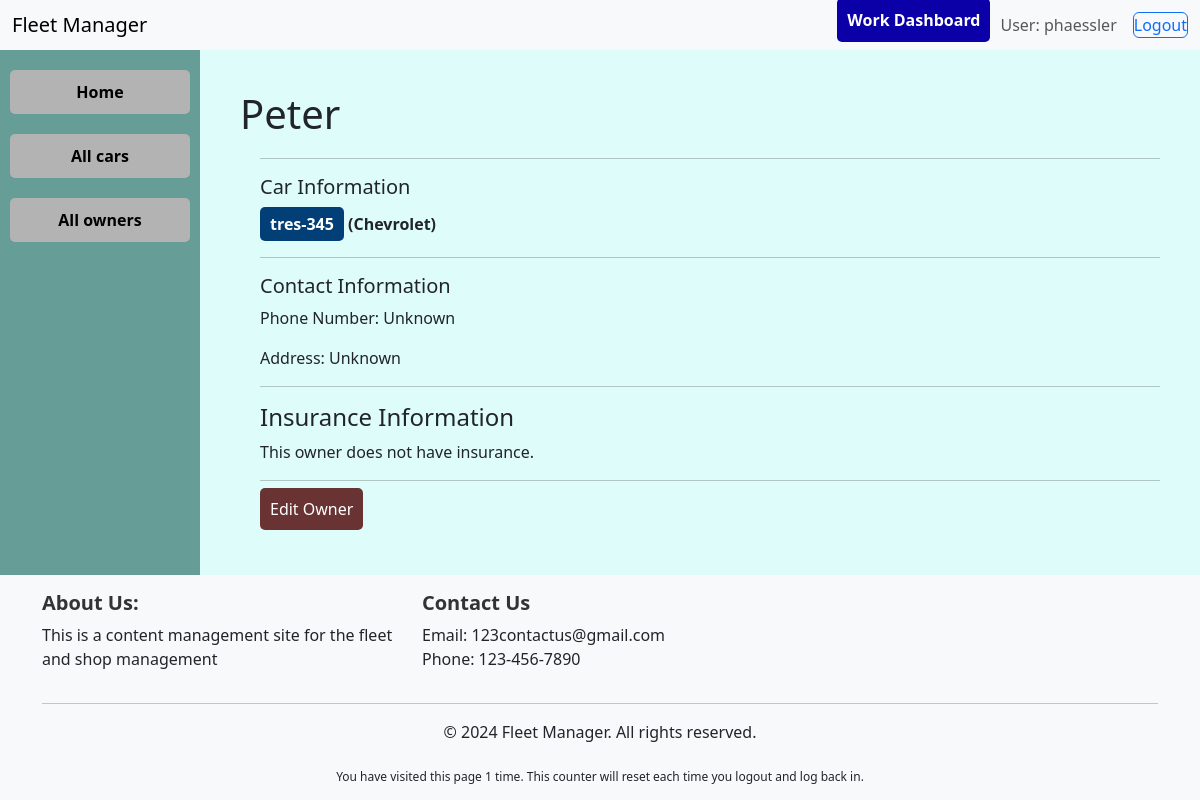
The app's page /catalog/owner/3/ (signed in) with its own data.
### catalog/models.py (models this page shows, shortened)
class Owner(models.Model):
    user = models.OneToOneField(User, on_delete=models.CASCADE, null=True, blank=True)
    first_name = models.CharField(
        max_length=100,
        help_text="Enter the owner's first name."
    )
    last_name = models.CharField(
        max_length=100,
        help_text="Enter the owner's last name."
    )
    phone_num = models.CharField(
        max_length=10,
        null=True,
        blank=True,
        default='Unknown"',
        help_text="Enter the owner's phone number without dashes (e.g., 1234567890). Maximum 10 digits."
    )
    address = models.TextField(
        max_length=300,
        null=True,
        blank=True,
        default='Unknown',
        help_text="Enter the owner's address. This can be a full street address."
    )
    has_insurance = models.BooleanField(
        default=False,
        help_text="Check if the owner has insurance for their vehicle."
    )
    insurance_provider = models.CharField(
        max_length=100,
        blank=True,
        default='Unknown',
        help_text="Enter the name of the insurance provider (if applicable)."
    )
    insurance_policy_number = models.CharField(
        max_length=50,
        blank=True,
        default='Unknown',
        help_text="Enter the insurance policy number (if applicable)."
    )
    class Meta: #orders the owners in the system as well as prevents duplicates
        ordering = ['last_name', 'first_name']
        unique_together = ['first_name', 'last_name', 'phone_num']

class CarInstance(models.Model):
    car = models.ForeignKey('CarMake', on_delete=models.RESTRICT, null=True)
    owner = models.ForeignKey('Owner', on_delete=models.RESTRICT, null=True)
    vinNum = models.CharField(
        max_length=17, blank=True, null=True,
        help_text="Enter the Vehicle Identification Number (VIN) for this vehicle. It must be exactly 17 characters."
    )
    modelYear = models.CharField(
        max_length=4,
        help_text="Enter the year this car model was manufactured (e.g., 2020)."
    )
    color = models.CharField(
        max_length=50,
        help_text="Enter the common name of the vehicle's color (e.g., Red) and its paint code."
    )
    license_plate = models.CharField(
        max_length=12,
        help_text="Enter the vehicle's license plate number. Maximum length is 12 characters."
    )
    due_back = models.DateField(
        null=True,
        blank=True,
        help_text="Enter the date by which the vehicle should be returned. Leave blank if not applicable."
    )
    mechanic_stat = models.ForeignKey(
        settings.AUTH_USER_MODEL,
        on_delete=models.SET_NULL,
        null=True,
        blank=True,
        help_text="Select the mechanic assigned to this vehicle, if applicable."
    )
    CAR_STATUS = (
        ('M', 'Maintenance'),
        ('O', 'Owner has vehicle in their possession'),
        ('S', 'Scrap or Parts vehicle'),
        ('A', 'Available'),
        ('R', 'Ready for release to owner'),
    )
    status = models.CharField(
        max_length=1,
        choices=CAR_STATUS,
        blank=True,
        default='A',
        help_text="Select the current status of the car: M (Maintenance), O (Owner has vehicle), S (Scrap), A (Available), R (Ready for release)."
    )
    class Meta:
        ordering = ['due_back']

class CarMake(models.Model):
    manuName = models.CharField(max_length=20, help_text="Enter the name of the car manufacturer (e.g., Toyota, Ford).")
    carModel = models.CharField(
        max_length=100, help_text="Enter the car model (e.g., Camry, F-150)."
    )
    vehicleType = models.ForeignKey(
        VehicleType,
        help_text="Select the type of vehicle this car belongs to (e.g., SUV, Sedan).",
        on_delete=models.RESTRICT,
        null=True
    )
    def __str__(self):
        return self.manuName

class FooterContent(models.Model):
    about_us = models.TextField(
        help_text="Enter a brief description of your company or website to display in the footer."
    )
    contact_email = models.EmailField(
        help_text="Enter the contact email address that users can reach out to."
    )
    contact_phone = models.CharField(
        max_length=15,
        help_text="Enter the contact phone number for customer inquiries."
    )

### catalog/views.py (the view)
# urls.py: path('owner/<int:pk>/', views.OwnerDetailView.as_view(), name='owner-detail'),
class OwnerDetailView(LoginRequiredMixin, UserPassesTestMixin, DetailView):
    model = Owner
    template_name = 'owner_management/owner_detail.html'
    def test_func(self):
        owner = self.get_object()  # Get the owner object
        return self.request.user == owner.user or self.request.user.groups.filter(name='Admin').exists()
    def get_context_data(self, **kwargs):
        context = super().get_context_data(**kwargs)
        context['num_visits'] = increment_page_visits(self.request, f'owner_detail_{self.object.pk}')
        return context

### catalog/context_processors.py (called while the page is built)
def footer_content(request):
    try:
        footer_content = FooterContent.objects.first()  # Get the first (and only) footer content
    except FooterContent.DoesNotExist:
        footer_content = None  # Handle the case where no FooterContent exists
    return {
        'footer_content': footer_content
    }

### catalog/views.py (called while the page is built)
def increment_page_visits(request, page_name):
    session_key = f'num_visits_{page_name}'
    num_visits = request.session.get(session_key, 0)
    num_visits += 1
    request.session[session_key] = num_visits
    return num_visits

### catalog/templates/owner_management/owner_detail.html (shortened to what this page needs)
{% extends "base_generic.html" %}
{% block content %}
  <h1>{{ owner.first_name }} {{ owner.last_name }}</h1>
  <div style="margin-left:20px;margin-top:20px">
    <hr>
    <h5>Car Information</h5>
    <dl>
      {% for car in owner.carinstance_set.all %}
        <dt><a href="{% url 'car-detail' car.pk %}" class="plate_button">{{ car.license_plate }}</a>
          ({{ car.car }}) </dt>
        {% empty %}
        <p>This owner has no cars in the system.</p>
      {% endfor %}
      </dl>
      <hr>
    <h5>Contact Information</h5>
      <p>Phone Number: {{ owner.phone_num }}</p>
      <p>Address: {{ owner.address }}</p>
    <hr>
    <h4>Insurance Information</h4>
      {% if owner.has_insurance %}
        <h6>Customer has insurance. See below.</h6>
        <p>Insurance Provider: {{ owner.insurance_provider }} <sub>(If this is unknown, please fill in ASAP)</sub></p>
        <p>Policy Number: {{ owner.insurance_policy_number }} <sub>(If this is unknown, please fill in ASAP)</sub></p>
      {% else %}
        <p>This owner does not have insurance.</p>
      {% endif %}
    <hr>
    <a href="{% url 'edit_owner' owner.pk  %}" class="dashboard_button_delete">Edit Owner</a>
    </div>
{% endblock %}

### catalog/templates/base_generic.html (shortened to what this page needs)
<!doctype html>
<html lang="en">
  <head>
    <link href="https://cdn.jsdelivr.net/npm/bootstrap@5.3.3/dist/css/bootstrap.min.css"
      rel="stylesheet"
>
    {% load static %}
    <link rel="stylesheet" type="text/css" href="{% static 'css/styles.css' %}" />
  </head>
  <body>
    <header class="navbar navbar-expand-lg navbar-light bg-light">
      <div class="container-fluid">
          <a class="navbar-brand" href="{% url 'index' %}">Fleet Manager</a>
          <div class="ms-auto d-flex">
              {% if user.is_authenticated %}
                  {% if user.groups.all.0.name == 'Customer' %}
                    <a href="{% url 'customer_dashboard' %}" class="navbar-button">Dashboard</a>
                  {% elif user.groups.all.0.name == 'Mechanics' %}
                    <a href="{% url 'mechanics_dashboard' %}" class="navbar-button">Work Dashboard</a>
                  {% elif user.groups.all.0.name == 'Admin' %}
                    <a href="{% url 'admin_dashboard' %}" class="navbar-button">Dashboard</a>
                  {% endif %}
                  <span class="navbar-text me-3">User: {{ user.get_username }}</span>
                  <form id="logout-form" method="post" action="{% url 'logout' %}" class="d-inline">
                      <button type="submit" class="btn btn-outline-primary">Logout</button>
                  </form>
              {% else %}
                  <a href="{% url 'login' %}?next={{ request.path }}" class="navbar-button">Login</a>
              {% endif %}
          </div>
      </div>
    </header>
    <div class="page-container">
      {% if user.is_authenticated and user.groups.all.0.name != 'Customer' %}
          <aside class="sidebar">
              {% block sidebar %}
                  <nav class="sidebar-nav">
                      <li><a href="{% url 'index' %}" class="sidebar_button">Home</a></li>
                      <li><a href="{% url 'cars' %}" class="sidebar_button">All cars</a></li>
                      <li><a href="{% url 'owners' %}" class="sidebar_button">All owners</a></li>
                  </nav>
              {% endblock %}
          </aside>
      {% endif %}
      <main class="main-content {% if not user.is_authenticated %}full-width{% endif %}">
        {% block content %}{% endblock %}
      </main>
    </div>
    <footer class="footer mt-auto py-3 bg-light">
      <div class="container">
        <div class="row">
          <div class="col-md-4">
            <h5>About Us:</h5>
            <p>{{ footer_content.about_us }}</p>
          </div>
          <div class="col-md-4">
            <h5>Contact Us</h5>
            <p>Email: {{ footer_content.contact_email }}<br>Phone: {{ footer_content.contact_phone }}</p>
          </div>
        </div>
        <hr>
        <div class="row">
          <div class="col-md-12 text-center">
            <p>&copy; 2024 Fleet Manager. All rights reserved.</p>
            <sub>You have visited this page {{ num_visits }} time{{ num_visits|pluralize }}.
              This counter will reset each time you logout and log back in.</sub>
          </div>
        </div>
      </div>
    </footer>
  </body>
</html>

### catalog/static/css/styles.css (style rules this page uses)
body { background-color: rgb(222, 252, 249); margin: 0; padding: 0; min-height: 100vh; display: flex; flex-direction: column; }
.dashboard_button_delete { background-color: #693333; color: white; text-decoration: none; border: none; border-radius: 5px; padding: 10px 10px; font-size: 16px; cursor: pointer; transition: background-color 0.3s; }
.page-container { display: flex; flex: 1; }
.main-content { flex: 1; padding: 40px; overflow-y: auto; }
.navbar { position: sticky; top: 0; z-index: 1030; height: 50px; }
.navbar-button { border-color: #04003a; color: #fff; background-color: #0b00a8; margin-right: 10px; display: block; padding: 10px; margin-bottom: 10px; text-decoration: none; border-radius: 5px; font-weight: bold; text-align: center; transition: background-color 0.3s ease, color 0.3s ease; }
.ms-auto { display: flex; align-items: center; }
.sidebar { width: 200px; background-color: #669e97; padding: 20px 10px; }
.sidebar-nav { display: flex; flex-direction: column; gap: 10px; }
.sidebar-nav li { list-style-type: none; width: 100%; }
.sidebar_button { display: block; padding: 10px; margin-bottom: 10px; background-color: #b3b3b3; color: black; text-decoration: none; border-radius: 5px; font-weight: bold; text-align: center; transition: background-color 0.3s ease, color 0.3s ease; }
.plate_button, .owner_button { display: inline-block; padding: 5px 10px; border-radius: 5px; font-weight: bold; text-decoration: none; transition: background-color 0.3s ease, color 0.3s ease; }
.plate_button { background-color: #023f77; color: white; }
#logout-form { display: inline; }
#logout-form button { padding: 0; margin: 0; }
.footer { position: relative; bottom: 0; width: 100%; background-color: #f8f9fa; padding: 20px 0; margin-top: 20px; }
.footer h5 { color: #333; font-weight: bold; }

### records on screen
Owner: first_name "Peter", phone_num "Unknown", address "Unknown"
CarInstance: license_plate "tres-345", car "Chevrolet"
FooterContent: about_us "This is a content management site for the fleet and shop management", contact_email "123contactus@gmail.com", contact_phone "123-456-7890"

### other values on screen
{{ user.get_username }} "phaessler"
{{ num_visits }} "1"
